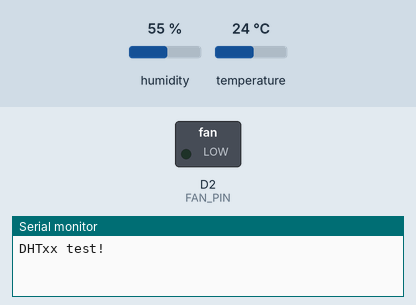
Bench run of a sketch on a simulated ESP8266 (NodeMCU). Shown: switched loads named in the sketch (green lamp = pin HIGH), the last lines printed to the serial monitor. Inputs (shaded band) come from the test bench; at power-on: temperature 24 °C, humidity 55 %. WiFi joins after 1.5 s; servers stay silent unless stated.

Above: at 3.0 s.
3.1 s: temperature set to 28 °C
At 4.8 s:
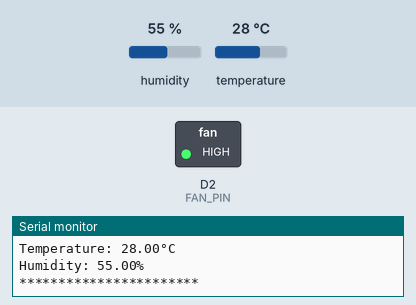
5.8 s: temperature set to 12 °C
At 6.3 s:
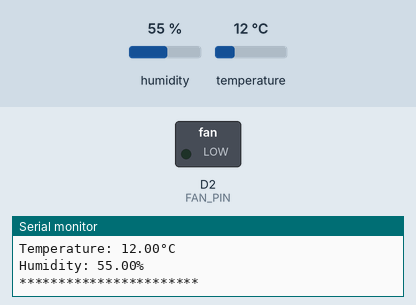
8.5 s: temperature set to 33 °C
At 10.2 s:
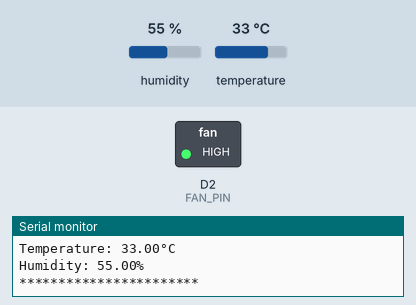
Timing chart, 0 to 11.7 s (numbered marks = the images above; inputs shaded):
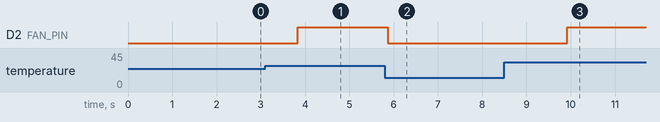

Measured:
- the behaviour switches between 26 and 27 °C on temperature (found by bisection; images 0 and 1)
- after the input at 3.1 s, D2 (FAN_PIN): LOW → HIGH after 0.73 s
- after the input at 5.8 s, D2 (FAN_PIN): HIGH → LOW after 0.06 s
- after the input at 8.5 s, D2 (FAN_PIN): LOW → HIGH after 1.4 s

The sketch:

temperature_and_humidity_model_ino_copy_20260311123717.ino
```cpp
#define BLYNK_TEMPLATE_ID "TMPL3O9BJiuh_"
#define BLYNK_TEMPLATE_NAME "temperature controlled sensor"
#define BLYNK_AUTH_TOKEN "GOV4FCdbWA_HebDfu1Yw2-BLM7-_QeMS"

#define BLYNK_PRINT Serial

#include <ESP8266WiFi.h>
#include <BlynkSimpleEsp8266.h>
#include <DHT.h>
#define DHTPIN D5     // Digital pin connected to the DHT sensor

// Uncomment whatever type you're using!
#define DHTTYPE DHT11   // DHT 11
//#define DHTTYPE DHT22   // DHT 22  (AM2302), AM2321
//#define DHTTYPE DHT21   // DHT 21 (AM2301)
#define FAN_PIN D2   // FAN RELAY


char auth[] = BLYNK_AUTH_TOKEN;
char ssid[] = "realme 8 5G";
char pass[] = "mdfhehtz";

float humDHT = 0;
float tempDHT = 0;


// Initialize DHT sensor.
DHT dht(DHTPIN, DHTTYPE);

void setup() {
  Serial.begin(9600);
  pinMode(FAN_PIN, OUTPUT);
  digitalWrite(FAN_PIN, LOW);
  Serial.println(F("DHTxx test!"));
  dht.begin();
  Blynk.begin( auth, ssid , pass );
}


void loop() {

  Blynk.run();

  // Wait a few seconds between measurements.
  delay(2000);

  // Reading temperature or humidity takes about 250 milliseconds!
  // Sensor readings may also be up to 2 seconds 'old' (its a very slow sensor)
  humDHT = dht.readHumidity();
  // Read temperature as Celsius (the default)
  tempDHT = dht.readTemperature();

  // Check if any reads failed and exit early (to try again).
  if (isnan(humDHT) || isnan(tempDHT))
  {
    Serial.println("Failed to read from DHT sensor!");
    return;
  }

  Serial.print(F("Temperature: "));
  Serial.print(tempDHT);
  Serial.print(F("°C "));
  Serial.println();
  Serial.print(F("Humidity: "));
  Serial.print(humDHT);
  Serial.print(F("%"));
  Serial.println();

  Serial.println("***********************");
  Serial.println();

  // Compare Threshold value from Blynk and DHT Temperature value.
  if (tempDHT>26)
  {
    digitalWrite(FAN_PIN, HIGH);

}
  else {
    digitalWrite(FAN_PIN, LOW);


  }

  Blynk.virtualWrite(V1, tempDHT);
  Blynk.virtualWrite(V2, humDHT);
}
```
